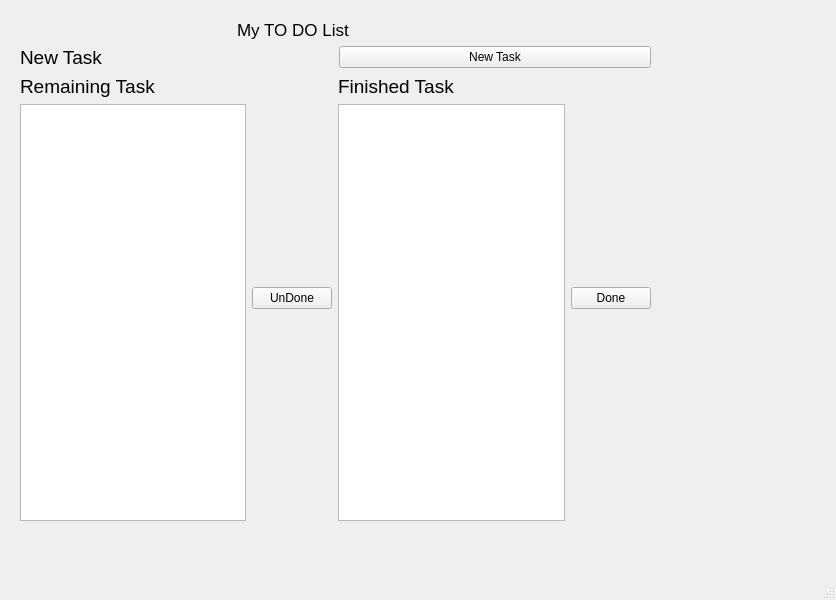
<?xml version="1.0" encoding="UTF-8"?>
<ui version="4.0">
 <class>MainWindow</class>
 <widget class="QMainWindow" name="MainWindow">
  <property name="geometry">
   <rect>
    <x>0</x>
    <y>0</y>
    <width>836</width>
    <height>600</height>
   </rect>
  </property>
  <property name="font">
   <font>
    <pointsize>14</pointsize>
   </font>
  </property>
  <property name="windowTitle">
   <string>MainWindow</string>
  </property>
  <property name="autoFillBackground">
   <bool>false</bool>
  </property>
  <property name="unifiedTitleAndToolBarOnMac">
   <bool>false</bool>
  </property>
  <widget class="QWidget" name="centralwidget">
   <widget class="QWidget" name="">
    <property name="geometry">
     <rect>
      <x>20</x>
      <y>20</y>
      <width>631</width>
      <height>501</height>
     </rect>
    </property>
    <layout class="QVBoxLayout" name="verticalLayout_3">
     <item>
      <widget class="QLabel" name="label">
       <property name="font">
        <font>
         <pointsize>13</pointsize>
        </font>
       </property>
       <property name="text">
        <string>                                              My TO DO List</string>
       </property>
      </widget>
     </item>
     <item>
      <layout class="QHBoxLayout" name="horizontalLayout_3">
       <item>
        <widget class="QLabel" name="label_2">
         <property name="text">
          <string>New Task</string>
         </property>
        </widget>
       </item>
       <item>
        <widget class="QPushButton" name="pushButton_3">
         <property name="font">
          <font>
           <pointsize>9</pointsize>
          </font>
         </property>
         <property name="text">
          <string>New Task</string>
         </property>
        </widget>
       </item>
      </layout>
     </item>
     <item>
      <layout class="QHBoxLayout" name="horizontalLayout_4">
       <item>
        <layout class="QHBoxLayout" name="horizontalLayout">
         <item>
          <layout class="QVBoxLayout" name="verticalLayout">
           <item>
            <widget class="QLabel" name="label_3">
             <property name="text">
              <string>Remaining Task</string>
             </property>
            </widget>
           </item>
           <item>
            <widget class="QListWidget" name="listWidget"/>
           </item>
          </layout>
         </item>
         <item>
          <widget class="QPushButton" name="pushButton">
           <property name="font">
            <font>
             <pointsize>9</pointsize>
            </font>
           </property>
           <property name="text">
            <string>UnDone</string>
           </property>
          </widget>
         </item>
        </layout>
       </item>
       <item>
        <layout class="QHBoxLayout" name="horizontalLayout_2">
         <item>
          <layout class="QVBoxLayout" name="verticalLayout_2">
           <item>
            <widget class="QLabel" name="label_4">
             <property name="text">
              <string>Finished Task</string>
             </property>
            </widget>
           </item>
           <item>
            <widget class="QListWidget" name="listWidget_2"/>
           </item>
          </layout>
         </item>
         <item>
          <widget class="QPushButton" name="pushButton_2">
           <property name="font">
            <font>
             <pointsize>9</pointsize>
            </font>
           </property>
           <property name="text">
            <string>Done</string>
           </property>
          </widget>
         </item>
        </layout>
       </item>
      </layout>
     </item>
    </layout>
   </widget>
  </widget>
  <widget class="QMenuBar" name="menubar">
   <property name="geometry">
    <rect>
     <x>0</x>
     <y>0</y>
     <width>836</width>
     <height>28</height>
    </rect>
   </property>
  </widget>
  <widget class="QStatusBar" name="statusbar"/>
 </widget>
 <resources/>
 <connections/>
</ui>
